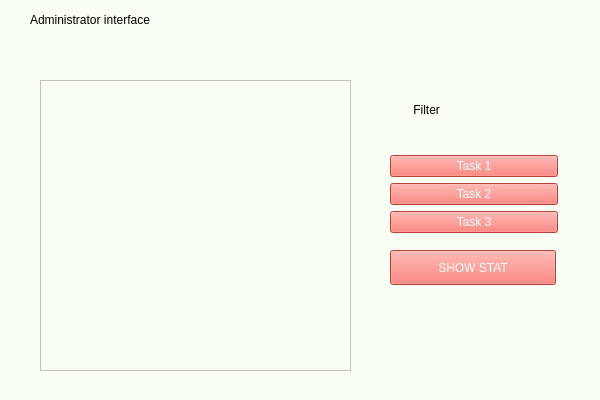
<?xml version="1.0" encoding="UTF-8"?>
<ui version="4.0">
 <class>admin</class>
 <widget class="QWidget" name="admin">
  <property name="geometry">
   <rect>
    <x>0</x>
    <y>0</y>
    <width>600</width>
    <height>400</height>
   </rect>
  </property>
  <property name="windowTitle">
   <string>Form</string>
  </property>
  <property name="styleSheet">
   <string notr="true">background-color: rgb(248, 255, 243);</string>
  </property>
  <widget class="QLabel" name="label">
   <property name="geometry">
    <rect>
     <x>30</x>
     <y>10</y>
     <width>261</width>
     <height>20</height>
    </rect>
   </property>
   <property name="styleSheet">
    <string notr="true">font: 12pt &quot;Segoe Print&quot;;</string>
   </property>
   <property name="text">
    <string>Administrator interface</string>
   </property>
  </widget>
  <widget class="QWidget" name="verticalLayoutWidget">
   <property name="geometry">
    <rect>
     <x>390</x>
     <y>70</y>
     <width>168</width>
     <height>163</height>
    </rect>
   </property>
   <layout class="QVBoxLayout" name="verticalLayout">
    <item>
     <widget class="QLabel" name="label_2">
      <property name="styleSheet">
       <string notr="true">font: 12pt &quot;Segoe Print&quot;;</string>
      </property>
      <property name="text">
       <string>       Filter</string>
      </property>
     </widget>
    </item>
    <item>
     <widget class="QPushButton" name="pushButton_filter_task_1">
      <property name="styleSheet">
       <string notr="true">background-color: rgb(255, 94, 83);
color: rgb(255, 255, 255);
font: 9pt &quot;Segoe Print&quot;;</string>
      </property>
      <property name="text">
       <string>Task 1</string>
      </property>
     </widget>
    </item>
    <item>
     <widget class="QPushButton" name="pushButton_filter_task_2">
      <property name="styleSheet">
       <string notr="true">background-color: rgb(255, 94, 83);
color: rgb(255, 255, 255);
font: 9pt &quot;Segoe Print&quot;;</string>
      </property>
      <property name="text">
       <string>Task 2</string>
      </property>
     </widget>
    </item>
    <item>
     <widget class="QPushButton" name="pushButton_filter_task_3">
      <property name="styleSheet">
       <string notr="true">background-color: rgb(255, 94, 83);
color: rgb(255, 255, 255);
font: 9pt &quot;Segoe Print&quot;;</string>
      </property>
      <property name="text">
       <string>Task 3</string>
      </property>
     </widget>
    </item>
   </layout>
  </widget>
  <widget class="QTextEdit" name="textEdit">
   <property name="geometry">
    <rect>
     <x>40</x>
     <y>80</y>
     <width>311</width>
     <height>291</height>
    </rect>
   </property>
  </widget>
  <widget class="QPushButton" name="pushButton_show_stat">
   <property name="geometry">
    <rect>
     <x>390</x>
     <y>250</y>
     <width>166</width>
     <height>35</height>
    </rect>
   </property>
   <property name="styleSheet">
    <string notr="true">background-color: rgb(255, 94, 83);
color: rgb(255, 255, 255);
font: 9pt &quot;Segoe Print&quot;;</string>
   </property>
   <property name="text">
    <string>SHOW STAT</string>
   </property>
  </widget>
 </widget>
 <resources/>
 <connections/>
</ui>
